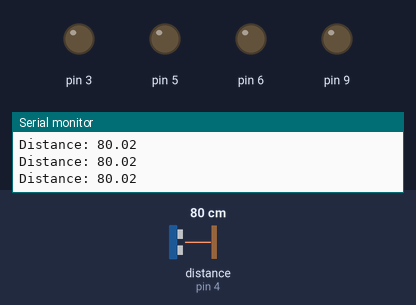
The sketch below on a simulated Arduino Uno, built with avr-gcc and run on an emulated ATmega328P. On the bench: output pins drawn as LEDs (lit = HIGH), the last lines printed to the serial monitor. Wiring (inferred from the names in the program): ultrasonic range finder: trigger pin 7; echo pin 4. The inputs (shaded band) are chosen by the test bench; at power-on: distance to the obstacle (sensor on pin 4) 80 cm. The echo pulse lasts 58.3 µs per cm; pins used as bus, display or sensor lines are not drawn.

Above: at 1.2 s.
1.3 s: distance to the obstacle (sensor on pin 4) set to 11 cm
3.5 s: distance to the obstacle (sensor on pin 4) set to 8 cm
At 4.9 s:
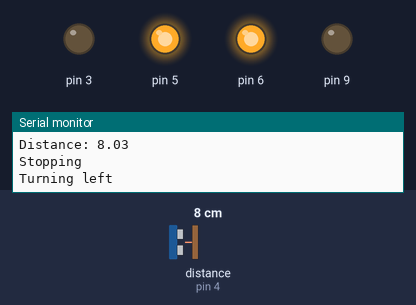
At 5.8 s:
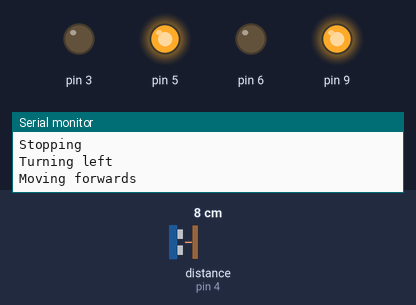
Timing chart, 0 to 12.5 s (numbered marks = the images above; inputs shaded):
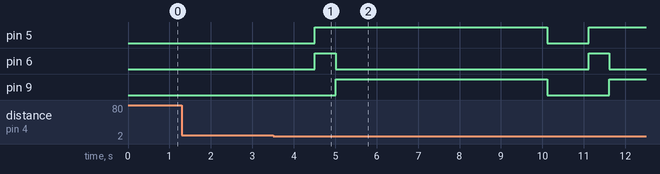

The sketch:

ultrasonic_sensor.ino
```cpp
#define DECODE_NEC
#define trigPin 7
#define echoPin 4

#include <IRremote.hpp>

int globalSpeed = 255;

void setup() {
  // put your setup code here, to run once:
  Serial.begin(9600);
  IrReceiver.begin(11, true);
  // Connected to motor A
  pinMode(3, OUTPUT);
  pinMode(5, OUTPUT);
  // Connected to motor B
  pinMode(6, OUTPUT);
  pinMode(9, OUTPUT);
  // Ultrasonic sensor pins
  pinMode(trigPin, OUTPUT);
  pinMode(echoPin, INPUT);

  stop();
}

void loop() {
  // put your main code here, to run repeatedly:
  if (IrReceiver.decode()) { // If the IR receiver is receiving data, then continue
    IrReceiver.resume();
    //IrReceiver.printIRResultShort(&Serial);
    switch(IrReceiver.decodedIRData.command) {
      case 0x18:
        forwards(globalSpeed);
      break;
      case 0x1C:
        stop();
      break;
      case 0x52:
        backwards(globalSpeed);
      break;
      case 0x8:
        left(globalSpeed);
      break;
      case 0x5A:
        right(globalSpeed);
      break;
      case 0x15: // Minus
      globalSpeed = globalSpeed - 10;

      if (globalSpeed < 0)
        globalSpeed = 0;

      Serial.println(globalSpeed);
      break;
      case 0x9: // Plus
      globalSpeed = globalSpeed + 1;

      if (globalSpeed > 255)
        globalSpeed = 255;

      Serial.println(globalSpeed);
      break;
    }
  }
  // Detect obstacles here
  detectObstacle();
}


void backwards(int speed) {
  Serial.println("Moving backwards");
  // Motor A
  analogWrite(3, speed);
  digitalWrite(5, LOW);

  // Motor B
  analogWrite(6, speed);
  digitalWrite(9, LOW);
}

void forwards(int speed) {
  Serial.println("Moving forwards");
  // Motor A
  digitalWrite(3, LOW);
  analogWrite(5, speed);

  // Motor B
  digitalWrite(6, LOW);
  analogWrite(9, speed);
}

void left(int speed) {
  Serial.println("Turning left");
  // Motor A
  digitalWrite(3, LOW);
  analogWrite(5, speed);

  // Motor B
  analogWrite(6, speed);
  digitalWrite(9, LOW);
}

void right(int speed) {
  Serial.println("Turning right");
  // Motor A
  analogWrite(3, speed);
  digitalWrite(5, LOW);

  // Motor B
  digitalWrite(6, LOW);
  analogWrite(9, speed);
}

void stop() {
  Serial.println("Stopping");
  // Motor A
  digitalWrite(3, LOW);
  digitalWrite(5, LOW);

  // Motor B
  digitalWrite(6, LOW);
  digitalWrite(9, LOW);
}

float readDistance(){
  float duration, distance;
  // Send out a pulse from the ultrasonic sensor
  digitalWrite(trigPin, LOW);
  delayMicroseconds(2);
  digitalWrite(trigPin, HIGH);
  delayMicroseconds(10);
  digitalWrite(trigPin, LOW);

  // Receiving the pulse, converting to cm
  duration = pulseIn(echoPin, HIGH);
  distance = ((duration * 0.0343) / 2);

  return distance;
}

void detectObstacle() {
  float distance = readDistance();
  Serial.print("Distance: ");
  Serial.println(distance);

  if (distance < 10) { // Distance is less than 10cm
    stop();
    delay(1000);
    left(globalSpeed);
    delay(500);
    forwards(globalSpeed);
    delay(5000);
  }

  delay(100);
}
```

Measured:
- the behaviour switches between 10 and 9 cm on distance to the obstacle (sensor on pin 4) (found by bisection; images 0 and 1)
- after the input at 3.5 s, pin 5: LOW → HIGH after 1.0 s, → LOW 5.6 s later, → HIGH 1.0 s later; pin 6: alternates HIGH for 0.50 s and LOW for 6.1 s, starting after 1.0 s; pin 9: LOW → HIGH after 1.5 s, → LOW 5.1 s later, → HIGH 1.5 s later
